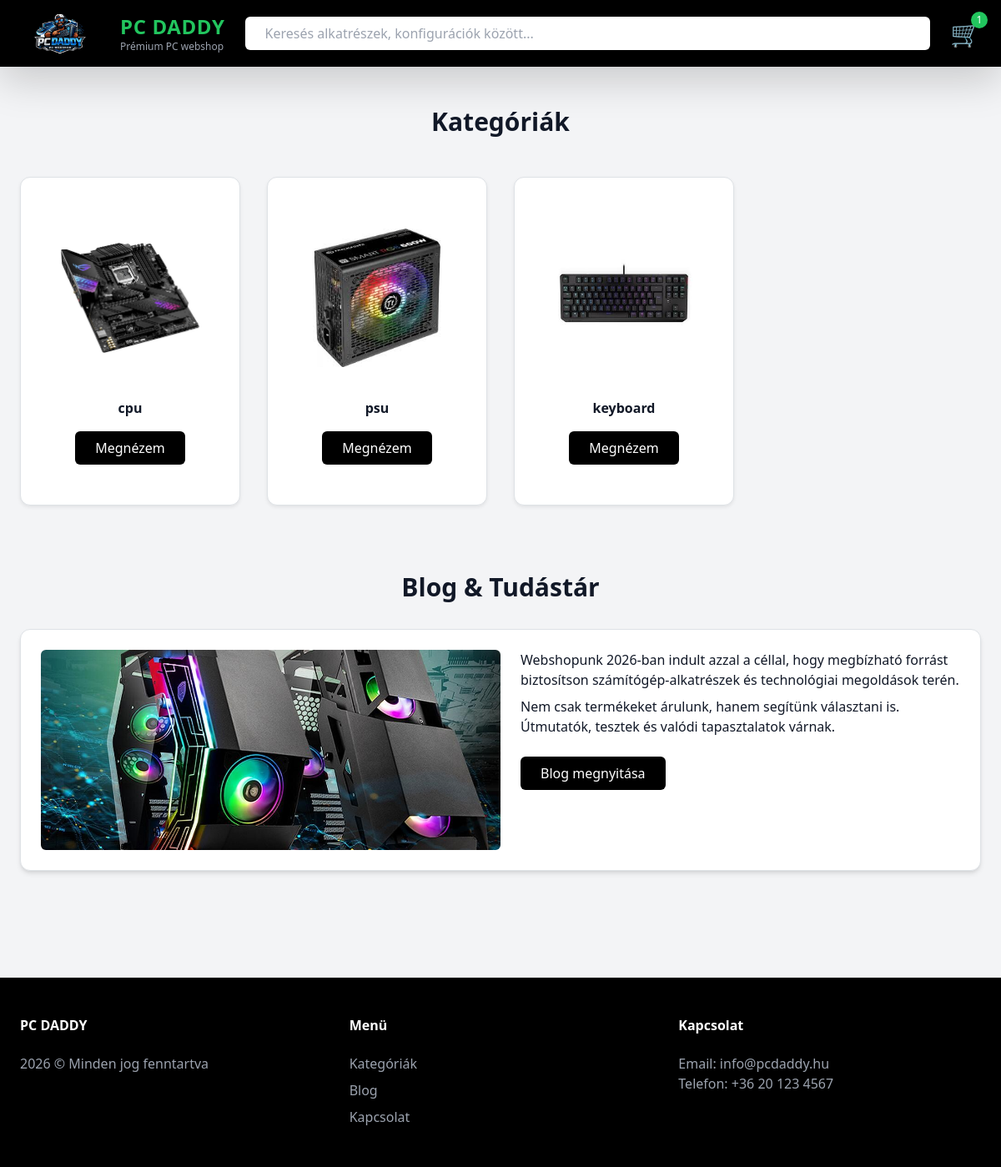
Before: / with the older database file.
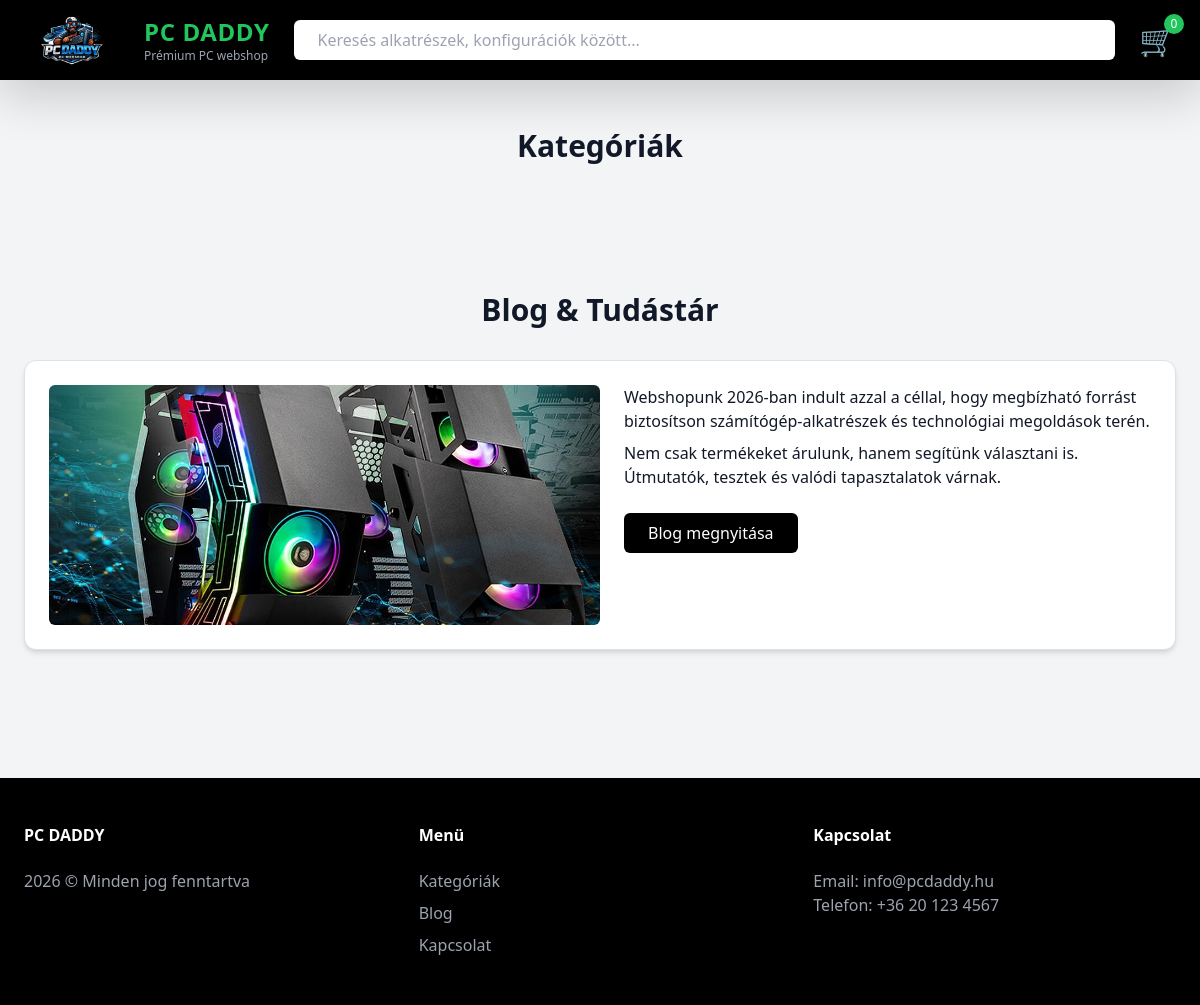
After: the same page with the newer database file.
### tables this page shows
CREATE TABLE categories (
    id INTEGER PRIMARY KEY AUTOINCREMENT,
    name TEXT NOT NULL UNIQUE,
    image TEXT
);

### app.py (the view)
@app.route("/")
def home():
    categories = get_all_categories()
    return render_template("home.html", categories=categories, items_amount = get_cart_product_count())

### models.py (called while the page is built)
def get_db():
    conn = sqlite3.connect(DB_NAME)
    conn.row_factory = sqlite3.Row
    return conn

def get_cart_product_count():
    db = get_db()
    result = db.execute(
        "SELECT COUNT(*) FROM cart"
    ).fetchone()
    db.close()
    return result[0]

def get_all_categories():
    db = get_db()
    categories = db.execute("SELECT * FROM categories").fetchall()
    db.close()
    return categories

### templates/home.html (shortened to what this page needs)
<!DOCTYPE html>
<html lang="hu">
<head>
  <link href="https://cdn.jsdelivr.net/npm/bootstrap@5.3.8/dist/css/bootstrap.min.css" rel="stylesheet">
  <script src="https://cdn.tailwindcss.com"></script>
</head>
<body class="bg-gray-100 text-gray-900">
<header class="bg-black text-white sticky top-0 z-50 shadow-lg">
  <div class="max-w-7xl mx-auto flex items-center justify-between px-6 h-20">
    <div class="flex items-center gap-4">
      <a href="/"><img src="../static/images/logó.png" alt="PC DADDY logó" class="h-16 w-auto"></a>
      <div class="leading-tight">
        <h1 class="text-2xl font-extrabold text-green-500 tracking-wide">PC DADDY</h1>
        <p class="text-xs text-gray-400">Prémium PC webshop</p>
      </div>
    </div>
    <div class="flex-1 mx-6">
      <input
        type="text"
        placeholder="Keresés alkatrészek, konfigurációk között..."
        class="w-full px-4 py-2 rounded-md text-black focus:outline-none focus:ring-2 focus:ring-green-500"
      />
    </div>
    <div class="flex items-center">
      <a href="/cart"><button class="text-3xl hover:text-green-500 transition relative" aria-label="Kosár">
        🛒
        <span class="absolute -top-2 -right-2 bg-green-500 text-white text-xs rounded-full w-5 h-5 flex items-center justify-center">{{ items_amount }}</span>
      </button></a>
    </div>
  </div>
</header>
<main class="max-w-7xl mx-auto px-6 py-12">
  <h2 id="kategoria" class="text-3xl font-bold text-center mb-12">Kategóriák</h2>
<section class="grid grid-cols-2 sm:grid-cols-3 lg:grid-cols-4 gap-8">
  {% for cat in categories %}
    <a href="/products?category={{ cat.name }}"
       class="block bg-white border rounded-xl shadow-sm hover:shadow-xl transition p-5 text-center hover:ring-2 hover:ring-green-500">
        <img src="../static/uploads/{{ cat.image }}"
             class="h-48 mx-auto mb-4 object-contain"
             alt="{{ cat.name }}">
        <p class="font-semibold mb-2">{{ cat.name }}</p>
        <span class="inline-block mt-2 bg-black text-white px-4 py-2 rounded hover:bg-green-500 transition">
          Megnézem
        </span>
    </a>
  {% endfor %}
</section>
  <section id="blog" class="mt-20">
    <h2 class="text-3xl font-bold mb-8 text-center">Blog & Tudástár</h2>
    <div class="bg-white border rounded-xl shadow-md p-6 flex flex-col md:flex-row gap-6">
      <img src="../static/images/blog_pc.jpg" alt="Blog PC" class="w-full md:w-1/2 h-60 object-cover rounded">
      <div class="flex-1">
        <p>
          Webshopunk 2026-ban indult azzal a céllal, hogy megbízható forrást biztosítson számítógép-alkatrészek és technológiai megoldások terén.
        </p>
        <p class="mt-2">
          Nem csak termékeket árulunk, hanem segítünk választani is. Útmutatók, tesztek és valódi tapasztalatok várnak.
        </p>
        <button class="mt-4 bg-black text-white px-4 py-2 rounded hover:bg-green-500 transition">Blog megnyitása</button>
      </div>
    </div>
  </section>
</main>
<footer id="kapcsolat" class="bg-black text-gray-400 mt-20">
  <div class="max-w-7xl mx-auto py-12 px-6 grid md:grid-cols-3 gap-8">
    <div>
      <h4 class="text-white font-bold mb-4">PC DADDY</h4>
      <p>2026 © Minden jog fenntartva</p>
    </div>
    <div>
      <h4 class="text-white font-bold mb-4">Menü</h4>
      <ul class="space-y-2">
        <li><a href="#kategoria" class="hover:text-green-500 transition">Kategóriák</a></li>
        <li><a href="#blog" class="hover:text-green-500 transition">Blog</a></li>
        <li><a href="#kapcsolat" class="hover:text-green-500 transition">Kapcsolat</a></li>
      </ul>
    </div>
    <div>
      <h4 class="text-white font-bold mb-4">Kapcsolat</h4>
      <p>Email: info@pcdaddy.hu</p>
      <p>Telefon: +36 20 123 4567</p>
    </div>
  </div>
</footer>
</body>
</html>

Changed rows visible on the page:
removed categories: image (picture), name "cpu"
removed categories: image (picture), name "psu"
removed categories: image (picture), name "keyboard"
Other visible differences:
{{ items_amount }}: "1" → "0"
